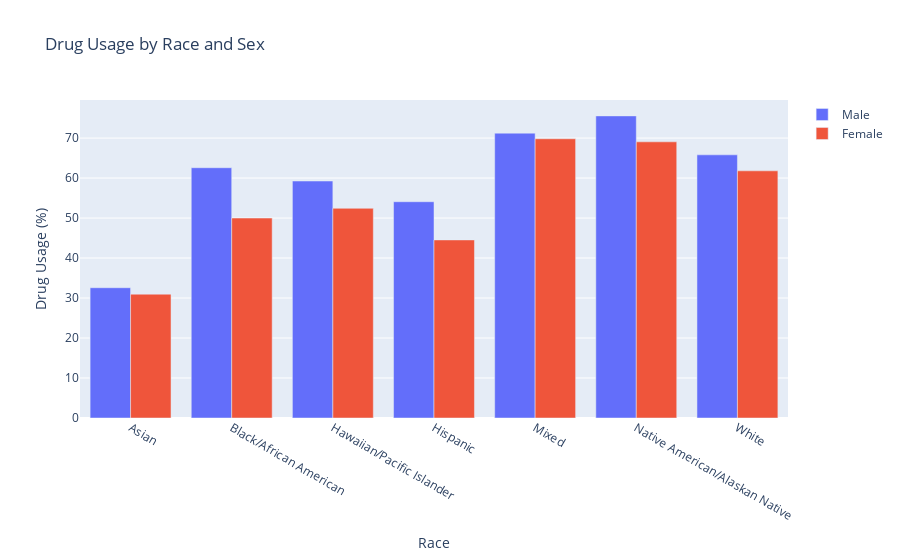

The cell this chart's notebook holds for it:
### Markdown cell above
This bar chart plot describes the average drug usage rate grouped by race and sex. The y-axis denotes the drug usage in % and the x-axis different race groups. For each race group, there is a further diversification based on sex, which in this case is either Male or Female. Specifying the data point towards Male or Female is due to gender being a possible contribution to minority or prejudice. It's clear some races generally have higher drug usage, but this is not the main takeaway of this plot. Looking at the proportions of Male drug users to female drug users is the main interest of this plot. For Asian and Mixed groups there is not much difference per sex, but for the Black/African American race there is a big difference in drug usage between sexes. These findings are in line with what is known about differences in substance abuse between genders (Lambert, Brown, Phillips, & Ialongo, 2004). It is not uncommon for African American male adolescents to fall victim to peer pressure more than females. Another reason for this is the role family dynamics play in the prevention of drug abuse for females, such as helping raising children and setting an example for them. Obviously there are a lot more factors that might play a role in this significant difference. Notable is that for all races males have higher drug use rates. The explanation for this is complicated, but it could also be due to difference in stereotypical gender roles, as the aforementioned larger difference between sexes for African Americans.

### Code cell
df = pd.read_csv('nsduh_workforce_adults.csv')

df_grouped = df.groupby(['race_str', 'sex'])['anydrugever'].mean().reset_index()
df_grouped.sort_values('race_str', inplace=True)

races = df_grouped['race_str'].unique()

male_df = df_grouped[df_grouped['sex'] == 1]
female_df = df_grouped[df_grouped['sex'] == 2]

trace1 = go.Bar(x=races, y=male_df['anydrugever'].values * 100, name='Male')
trace2 = go.Bar(x=races, y=female_df['anydrugever'].values * 100, name='Female')

layout = go.Layout(
    title='Drug Usage by Race and Sex',
    xaxis=dict(title='Race'),
    yaxis=dict(title='Drug Usage (%)', dtick=10), 
    barmode='group'
)

fig = go.Figure(data=[trace1, trace2], layout=layout)

fig.show()

### Figure 1 — Plotly figure (JSON) as saved in the notebook; plotly's stock layout.template omitted (floating-point values rounded to 4 significant figures)
{"data": [{"name": "Male", "type": "bar", "x": ["Asian", "Black/African American", "Hawaiian/Pacific Islander", "Hispanic", "Mixed", "Native American/Alaskan Native", "White"], "y": [32.58, 62.59, 59.26, 54.09, 71.23, 75.55, 65.81]}, {"name": "Female", "type": "bar", "x": ["Asian", "Black/African American", "Hawaiian/Pacific Islander", "Hispanic", "Mixed", "Native American/Alaskan Native", "White"], "y": [30.96, 50, 52.44, 44.53, 69.83, 69.06, 61.81]}], "layout": {"barmode": "group", "title": {"text": "Drug Usage by Race and Sex"}, "xaxis": {"title": {"text": "Race"}}, "yaxis": {"dtick": 10, "title": {"text": "Drug Usage (%)"}}}}
